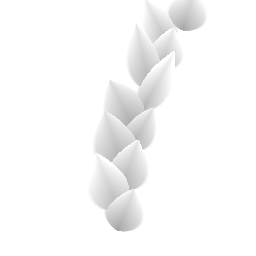
#> input picture examples/tree/leaf-spray.png, 256 x 256 px
$ python palette_extract.py ../tree/leaf-spray.png
#> lines starting #> are read from the running program, lines starting #| are printed output that depends on the picture
import json, sys, numpy as np
from PIL import Image, ImageDraw
def srgb_to_lin(c): c=c/255.0; return np.where(c<=0.04045, c/12.92, ((c+0.055)/1.055)**2.4)
def lin_to_xyz(l):
    M=np.array([[0.4124,0.3576,0.1805],[0.2126,0.7152,0.0722],[0.0193,0.1192,0.9505]]); return l@M.T
def xyz_to_lab(x):
    w=np.array([0.95047,1.0,1.08883]); x=x/w
    f=np.where(x>0.008856, np.cbrt(x), 7.787*x+16/116)
    return np.stack([116*f[:,1]-16, 500*(f[:,0]-f[:,1]), 200*(f[:,1]-f[:,2])],1)
def kmeans(X, k, iters=40, seed=0):
    rng=np.random.default_rng(seed)
    C=X[rng.choice(len(X),1)]
    for _ in range(1,k):   # kmeans++
        d=np.min(((X[:,None,:]-C[None])**2).sum(-1),1); C=np.vstack([C,X[rng.choice(len(X),p=d/d.sum())]])
    for _ in range(iters):
        lab=np.argmin(((X[:,None,:]-C[None])**2).sum(-1),1)
        C=np.array([X[lab==j].mean(0) if (lab==j).any() else C[j] for j in range(k)])
    return C, lab
def clusters(px, k):
    lab=xyz_to_lab(lin_to_xyz(srgb_to_lin(px.astype(float))))
    C,l=kmeans(lab,k)
    out=[]
    for j in range(k):
        m=l==j
        if not m.any(): continue
        rgb=px[m].mean(0)
        chroma=float(np.hypot(*C[j,1:]))
        out.append({"share":float(m.mean()),"srgb":[int(round(v)) for v in rgb],"hex":"#%02x%02x%02x"%tuple(int(round(v)) for v in rgb),
                    "linear":[round(float(v),4) for v in srgb_to_lin(rgb)],"L":round(float(C[j,0]),1),"chroma":round(chroma,1)})
    return sorted(out,key=lambda c:-c["share"])
res={}
for f in sys.argv[1:]:
    im=Image.open(f).convert('RGB'); im.thumbnail((360,360)); a=np.asarray(im)
    h=a.shape[0]
#> h = 256
    flat=a.reshape(-1,3)[::2]
    sky=a[:int(h*0.35)].reshape(-1,3)[::2]; land=a[int(h*0.6):].reshape(-1,3)[::2]
    res[f]={"size":list(Image.open(f).size),"whole":clusters(flat,8),"top":clusters(sky,3),"bottom":clusters(land,4)}
#> in lin_to_xyz, `M = np.array([[0.4124, 0.3576, 0.1805], [0.2126, 0.7152, 0.0722], [0.0`: M = [[0.412, 0.358, 0.18], [0.213, 0.715, 0.0722], [0.0193, 0.119, 0.951]]
#> in xyz_to_lab, `w = np.array([0.95047, 1.0, 1.08883])`: w = [0.95, 1, 1.09]
#> in kmeans, `C=X[rng.choice(len(X),1)]`: C = [[100, 0.00526, -0.0104]]
#> the loop in kmeans, `for _ in range(1,k):` made 7 passes
#> C on pass 1: [[100, 0.00526, -0.0104], [80.24, 0.00436, -0.00864]]
#> after the loop in kmeans, `for _ in range(1,k):`: C = [[100, 0.00526, -0.0104], [80.24, 0.00436, -0.00864], [90.94, 0.00485, -0.0096], [94.45, 0.00501, -0.00991], [84.91, 0.00458, -0.00905], [69.61, 0.00388, -0.00768], [89.18, 0.00477, -0.00944], [95.84, 0.00507, -0.01]]
#> after the loop in kmeans, `for _ in range(iters):`: C = [[99.99, 0.00526, -0.0104], [80.13, 0.00436, -0.00863], [90.76, 0.00484, -0.00958], [93.48, 0.00496, -0.00982], [84.28, 0.00455, -0.009], [75.12, 0.00413, -0.00818], [87.78, 0.00471, -0.00931], [96.39, 0.0051, -0.0101]]
#> the loop in clusters, `for j in range(k):` made 8 passes
#> (rgb, chroma) on passes 1 to 8: ([255, 255, 255], 0.0117), ([198.7, 198.7, 198.7], 0.00966), ([228.5, 228.5, 228.5], 0.0107), ([236.2, 236.2, 236.2], 0.011), ([210.2, 210.2, 210.2], 0.0101), ([184.9, 184.9, 184.9], 0.00916), ([220, 220, 220], 0.0104), ([244.6, 244.6, 244.6], 0.0113)
#> after the loop in clusters, `for j in range(k):`: out = 8 items
#> the loop in kmeans (call 2), `for _ in range(1,k):` made 2 passes
#> C on pass 1: [[100, 0.00526, -0.0104], [74.42, 0.0041, -0.00811]]
#> the loop in clusters (call 2), `for j in range(k):` made 3 passes
#> (rgb, chroma) on passes 1 to 3: ([254.6, 254.6, 254.6], 0.0116), ([202.3, 202.3, 202.3], 0.00979), ([227.4, 227.4, 227.4], 0.0107)
json.dump(res,open('palettes.json','w'),indent=1)
# swatch sheet
rows=len(res); W=1100; Hh=90
#> after `rows = len(res)`: rows = 1
sheet=Image.new('RGB',(W,rows*Hh),(20,20,20)); d=ImageDraw.Draw(sheet)
#> after `sheet = Image.new('RGB', (W, rows * Hh), (20, 20, 20))`: sheet: PIL image 1100x90 RGB; every value is 20
for i,(f,r) in enumerate(res.items()):
    im=Image.open(f).convert('RGB'); im.thumbnail((120,84)); sheet.paste(im,(4,i*Hh+3))
#> after `sheet.paste(im, (4, i * Hh + 3))`:
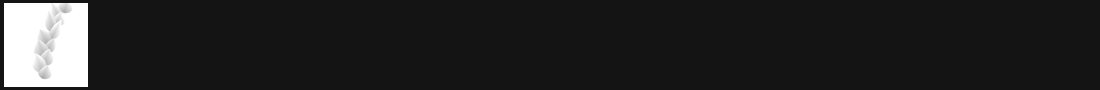
#> sheet: PIL image 1100x90 RGB; min 20, max 255, mean 36.3
    x=130
    for c in r["whole"]:
        w=int(560*c["share"]); d.rectangle([x,i*Hh+5,x+w,i*Hh+45],fill=tuple(c["srgb"])); x+=w
#> this loop made 8 passes
#> (w, x) on passes 1 to 8: (459, 589), (20, 609), (20, 629), (16, 645), (15, 660), (12, 672), (9, 681), (6, 687)
#> after the loop, x = 687
    x=130
    for tag in ("top","bottom"):
        for c in r[tag]:
            d.rectangle([x,i*Hh+50,x+40,i*Hh+84],fill=tuple(c["srgb"])); x+=42
        x+=16
#> after the loop, x = 456
    d.text((700,i*Hh+10),f,fill=(230,230,230))
sheet.save('swatches.png')
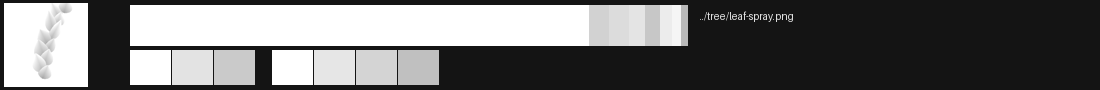
#> saved as swatches.png: PIL image 1100x90 RGB; min 20, max 255, mean 110.3
for f,r in res.items():
    print(f, ' '.join(c['hex']+':%d%%'%(100*c['share']) for c in r['whole']))
#> this loop made 1 pass
#> f on pass 1: '../tree/leaf-spray.png'
#| ../tree/leaf-spray.png #ffffff:82% #d2d2d2:3% #dcdcdc:3% #e4e4e4:2% #c7c7c7:2% #ececec:2% #f5f5f5:1% #b9b9b9:1%
